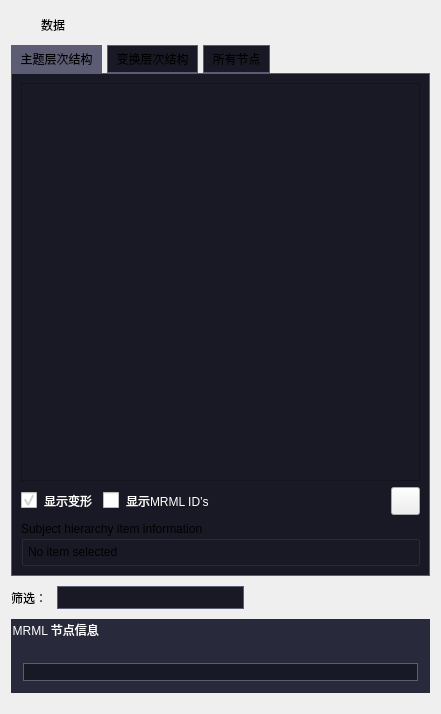
<?xml version="1.0" encoding="UTF-8"?>
<ui version="4.0">
 <class>qSlicerDataModuleWidget</class>
 <widget class="qSlicerWidget" name="qSlicerDataModuleWidget">
  <property name="geometry">
   <rect>
    <x>0</x>
    <y>0</y>
    <width>441</width>
    <height>714</height>
   </rect>
  </property>
  <property name="windowTitle">
   <string>Data</string>
  </property>
  <property name="windowIcon">
   <iconset resource="../qSlicerDataModule.qrc">
    <normaloff>:/Icons/Data.png</normaloff>:/Icons/Data.png</iconset>
  </property>
  <property name="styleSheet">
   <string notr="true">/*
QGroupBox#SubjectHierarchyItemInfoGroupBox,*/
QGroupBox#MRMLNodeInspectorGroupBox{
	
	border: none;
	background: #28293a;
	color: rgb(255, 255, 255);
}


QRadioButton {
    spacing: 5px;
    font: 10pt &quot;Microsoft YaHei&quot;; 
	color: rgb(255, 255, 255);
}
 
QRadioButton::indicator {  
    width: 16px;
    height: 16px;
}
 
QRadioButton::indicator:checked {  
	image: url(:/Icons/RadioButtonSg1.png);
}
 
QRadioButton::indicator:unchecked {  
    image: url(:/Icons/RadioButtonSg.png);
}

QSlider::groove:horizontal {
	border: 1px solid #41507D;
	background: #41507D;
	height:	2px;
	margin: 0px 0;
	left: 5px; right: 5px;
}

QSlider::handle:horizontal {
	border: 0px ;
	width: 10px;
	margin: -7px -7px -7px -7px;
	background: #e6edff;
}

QSlider::add-page:horizontal{
	background: #41507d;
	min-height: 2px;
	max-height: 2px;

}

QSlider::sub-page:horizontal{
	background: #6987d5;
	min-height: 2px;
	max-height: 2px; 
}

QCheckBox {
	color: rgb(255, 255, 255);
    spacing: 7px;/*复选框文本与勾选框的距离*/
}

QCheckBox::indicator {
    width: 16px;/*勾选框的大小*/
    height: 16px;
}
/*勾选框未选中时的图像*/
QCheckBox::indicator:unchecked {
    image: url(:/Icons/CheckBoxImage1.png);
}

/*勾选框选中时的图像*/
QCheckBox::indicator:checked {
    image: url(:/Icons/CheckBoxImage.png);
}

QLineEdit#FilterLineEdit
{
	height: 21px;
	background: #191925;
	border: 1px solid #5c5c74;
}

QWidget{
	font: 10pt &quot;Microsoft YaHei&quot;; 
}

QWidget#widget
{
	background-color: #191925;
	
	border-style:solid;
	border-left-width: 1px;
    border-left-color: #5c5c74;
	border-bottom-width: 1px;
	border-bottom-color: #5c5c74;
	border-top-width: 1px;
    border-top-color: #5c5c74;
	border-right-width: 1px;
	border-right-color: #5c5c74;
	padding:1px;
}
</string>
  </property>
  <layout class="QGridLayout" name="gridLayout_3">
   <property name="spacing">
    <number>10</number>
   </property>
   <item row="4" column="0">
    <widget class="ctkDynamicSpacer" name="DynamicSpacer" native="true">
     <property name="activeSizePolicy" stdset="0">
      <sizepolicy hsizetype="MinimumExpanding" vsizetype="Ignored">
       <horstretch>0</horstretch>
       <verstretch>0</verstretch>
      </sizepolicy>
     </property>
     <property name="inactiveSizePolicy" stdset="0">
      <sizepolicy hsizetype="MinimumExpanding" vsizetype="MinimumExpanding">
       <horstretch>0</horstretch>
       <verstretch>0</verstretch>
      </sizepolicy>
     </property>
     <property name="active" stdset="0">
      <bool>true</bool>
     </property>
    </widget>
   </item>
   <item row="0" column="0">
    <layout class="QHBoxLayout" name="horizontalLayout_6">
     <property name="spacing">
      <number>10</number>
     </property>
     <property name="leftMargin">
      <number>4</number>
     </property>
     <property name="topMargin">
      <number>4</number>
     </property>
     <item>
      <widget class="QLabel" name="label">
       <property name="minimumSize">
        <size>
         <width>16</width>
         <height>16</height>
        </size>
       </property>
       <property name="maximumSize">
        <size>
         <width>16777215</width>
         <height>16</height>
        </size>
       </property>
       <property name="styleSheet">
        <string notr="true">QLabel{
	width: 16;
	height: 16;
	border-image: url(:/Icons/Icons/data.png);
}</string>
       </property>
       <property name="text">
        <string/>
       </property>
      </widget>
     </item>
     <item>
      <widget class="QLabel" name="label_2">
       <property name="styleSheet">
        <string notr="true">QLabel{
	font: 16pt &quot;Microsoft YaHei&quot;;
}</string>
       </property>
       <property name="text">
        <string>数据</string>
       </property>
      </widget>
     </item>
     <item>
      <spacer name="horizontalSpacer_5">
       <property name="orientation">
        <enum>Qt::Horizontal</enum>
       </property>
       <property name="sizeHint" stdset="0">
        <size>
         <width>40</width>
         <height>20</height>
        </size>
       </property>
      </spacer>
     </item>
    </layout>
   </item>
   <item row="3" column="0">
    <widget class="ctkCollapsibleGroupBox" name="MRMLNodeInspectorGroupBox">
     <property name="minimumSize">
      <size>
       <width>0</width>
       <height>0</height>
      </size>
     </property>
     <property name="title">
      <string>MRML 节点信息 </string>
     </property>
     <property name="alignment">
      <set>Qt::AlignLeading|Qt::AlignLeft|Qt::AlignVCenter</set>
     </property>
     <property name="collapsed" stdset="0">
      <bool>false</bool>
     </property>
     <layout class="QGridLayout" name="gridLayout_5">
      <property name="topMargin">
       <number>24</number>
      </property>
      <item row="0" column="0">
       <widget class="QWidget" name="widget" native="true">
        <layout class="QGridLayout" name="gridLayout_2">
         <item row="0" column="0">
          <widget class="qMRMLNodeAttributeTableWidget" name="MRMLNodeAttributeTableWidget" native="true">
           <property name="minimumSize">
            <size>
             <width>0</width>
             <height>0</height>
            </size>
           </property>
          </widget>
         </item>
        </layout>
       </widget>
      </item>
     </layout>
    </widget>
   </item>
   <item row="2" column="0">
    <layout class="QHBoxLayout" name="horizontalLayout_4">
     <property name="spacing">
      <number>10</number>
     </property>
     <property name="rightMargin">
      <number>0</number>
     </property>
     <item>
      <widget class="QLabel" name="FilterLabel">
       <property name="text">
        <string>筛选：</string>
       </property>
      </widget>
     </item>
     <item>
      <widget class="QLineEdit" name="FilterLineEdit">
       <property name="toolTip">
        <string>A case sensitive string to filter nodes, uses all the columns (even if hidden)</string>
       </property>
      </widget>
     </item>
     <item>
      <spacer name="horizontalSpacer_4">
       <property name="orientation">
        <enum>Qt::Horizontal</enum>
       </property>
       <property name="sizeHint" stdset="0">
        <size>
         <width>40</width>
         <height>20</height>
        </size>
       </property>
      </spacer>
     </item>
    </layout>
   </item>
   <item row="1" column="0">
    <widget class="QTabWidget" name="ViewTabWidget">
     <property name="styleSheet">
      <string notr="true">QTableView
{
    alternate-background-color:#e3edf9;
    gridline-color: #5c5c74;
	background: #191925;
	border: 1px solid #5c5c74;
	selection-background-color: #6987d5;
	font: 10pt &quot;Microsoft YaHei&quot;;
	color: rgb(255, 255, 255);
}
 
QHeaderView::section
{
    background: #191925;
	border: 1px solid #5c5c74;
	background-color:transparent
}

QTreeView
{
	background: #191925;
}

QTreeView#SubjectHierarchyTreeView:item{
	alternate-background-color:#e3edf9;
	gridline-color: #5c5c74;
	selection-background-color: #6987d5;
	font: 10pt &quot;Microsoft YaHei&quot;;
	color: rgb(255, 255, 255);
} 

QTreeView#SubjectHierarchyTreeView::item:hover{
	background-color: #6987d5;
} 

QTabWidget:pane{
	background: #191925;
	border: 1px solid #5c5c74;
}

QTabBar::tab{
	height:26px; 
	alignment: center;
	background-color: #191925; 
	margin-right: 5px;padding-left: 5px;padding-right: 5px;
}

QTabBar::tab:selected{
	border:1px solid #5C5C74;
	background: #5c5c74;
}
                        
QTabBar::tab:!selected{
	border-bottom: 1px solid #191925;
	border:1px solid #5C5C74;
	background: #191925;
}

QLabel#SubjectHierarchyItemInfoLabel
{
	font: 10pt &quot;Microsoft YaHei&quot;;
}</string>
     </property>
     <property name="currentIndex">
      <number>0</number>
     </property>
     <widget class="QWidget" name="tabSubject">
      <attribute name="title">
       <string> 主题层次结构 </string>
      </attribute>
      <layout class="QGridLayout" name="gridLayout_4">
       <item row="1" column="0">
        <layout class="QHBoxLayout" name="horizontalLayout">
         <property name="spacing">
          <number>10</number>
         </property>
         <item>
          <widget class="QCheckBox" name="SubjectHierarchyDisplayTransformsCheckBox">
           <property name="text">
            <string>显示变形</string>
           </property>
           <property name="checked">
            <bool>true</bool>
           </property>
          </widget>
         </item>
         <item>
          <widget class="QCheckBox" name="SubjectHierarchyDisplayDataNodeIDsCheckBox">
           <property name="text">
            <string>显示MRML ID’s</string>
           </property>
          </widget>
         </item>
         <item>
          <spacer name="horizontalSpacer">
           <property name="orientation">
            <enum>Qt::Horizontal</enum>
           </property>
           <property name="sizeHint" stdset="0">
            <size>
             <width>40</width>
             <height>20</height>
            </size>
           </property>
          </spacer>
         </item>
         <item>
          <widget class="QToolButton" name="HelpButton">
           <property name="styleSheet">
            <string notr="true">border: none; hover: {border: 1px}; pressed: {border: 1px}</string>
           </property>
           <property name="text">
            <string/>
           </property>
           <property name="icon">
            <iconset resource="../../../SubjectHierarchy/Resources/qSlicerSubjectHierarchyModule.qrc">
             <normaloff>:/Icons/Help.png</normaloff>:/Icons/Help.png</iconset>
           </property>
           <property name="iconSize">
            <size>
             <width>21</width>
             <height>21</height>
            </size>
           </property>
           <property name="toolButtonStyle">
            <enum>Qt::ToolButtonFollowStyle</enum>
           </property>
          </widget>
         </item>
        </layout>
       </item>
       <item row="0" column="0">
        <widget class="qMRMLSubjectHierarchyTreeView" name="SubjectHierarchyTreeView">
         <property name="dragDropMode">
          <enum>QAbstractItemView::InternalMove</enum>
         </property>
         <property name="selectionMode">
          <enum>QAbstractItemView::ExtendedSelection</enum>
         </property>
         <property name="indentation">
          <number>12</number>
         </property>
        </widget>
       </item>
       <item row="2" column="0">
        <widget class="ctkCollapsibleGroupBox" name="SubjectHierarchyItemInfoGroupBox">
         <property name="title">
          <string>Subject hierarchy item information</string>
         </property>
         <property name="collapsed" stdset="0">
          <bool>false</bool>
         </property>
         <layout class="QHBoxLayout" name="horizontalLayout_2">
          <property name="spacing">
           <number>10</number>
          </property>
          <property name="leftMargin">
           <number>4</number>
          </property>
          <property name="topMargin">
           <number>4</number>
          </property>
          <property name="rightMargin">
           <number>4</number>
          </property>
          <property name="bottomMargin">
           <number>4</number>
          </property>
          <item>
           <widget class="QLabel" name="SubjectHierarchyItemInfoLabel">
            <property name="text">
             <string>No item selected</string>
            </property>
            <property name="wordWrap">
             <bool>true</bool>
            </property>
           </widget>
          </item>
         </layout>
        </widget>
       </item>
      </layout>
     </widget>
     <widget class="QWidget" name="tabTransform">
      <attribute name="title">
       <string> 变换层次结构 </string>
      </attribute>
      <layout class="QGridLayout" name="gridLayout_6">
       <item row="1" column="0">
        <layout class="QHBoxLayout" name="horizontalLayout_3">
         <property name="spacing">
          <number>10</number>
         </property>
         <item>
          <widget class="QCheckBox" name="TransformDisplayMRMLIDsCheckBox">
           <property name="text">
            <string>显示MRML ID’s</string>
           </property>
          </widget>
         </item>
         <item>
          <widget class="QCheckBox" name="TransformShowHiddenCheckBox">
           <property name="text">
            <string>显示隐藏的节点</string>
           </property>
          </widget>
         </item>
         <item>
          <spacer name="horizontalSpacer_2">
           <property name="orientation">
            <enum>Qt::Horizontal</enum>
           </property>
           <property name="sizeHint" stdset="0">
            <size>
             <width>40</width>
             <height>20</height>
            </size>
           </property>
          </spacer>
         </item>
        </layout>
       </item>
       <item row="0" column="0">
        <widget class="qMRMLTreeView" name="TransformMRMLTreeView">
         <property name="dragDropMode">
          <enum>QAbstractItemView::InternalMove</enum>
         </property>
         <property name="indentation">
          <number>10</number>
         </property>
         <property name="nodeTypes" stdset="0">
          <stringlist>
           <string>vtkMRMLTransformableNode</string>
          </stringlist>
         </property>
         <property name="minSizeHint" stdset="0">
          <size>
           <width>0</width>
           <height>120</height>
          </size>
         </property>
         <property name="editMenuActionVisible" stdset="0">
          <bool>true</bool>
         </property>
        </widget>
       </item>
      </layout>
     </widget>
     <widget class="QWidget" name="tabAll">
      <attribute name="title">
       <string> 所有节点 </string>
      </attribute>
      <layout class="QGridLayout" name="gridLayout">
       <item row="1" column="0">
        <layout class="QHBoxLayout" name="horizontalLayout_5">
         <property name="spacing">
          <number>10</number>
         </property>
         <item>
          <widget class="QCheckBox" name="AllNodesDisplayMRMLIDsCheckBox">
           <property name="text">
            <string>显示MRML ID’s</string>
           </property>
          </widget>
         </item>
         <item>
          <widget class="QCheckBox" name="AllNodesTransformShowHiddenCheckBox">
           <property name="text">
            <string>显示隐藏的节点</string>
           </property>
          </widget>
         </item>
         <item>
          <spacer name="horizontalSpacer_3">
           <property name="orientation">
            <enum>Qt::Horizontal</enum>
           </property>
           <property name="sizeHint" stdset="0">
            <size>
             <width>40</width>
             <height>20</height>
            </size>
           </property>
          </spacer>
         </item>
        </layout>
       </item>
       <item row="0" column="0">
        <widget class="qMRMLTreeView" name="AllNodesMRMLTreeView">
         <property name="indentation">
          <number>10</number>
         </property>
         <property name="sceneModelType" stdset="0">
          <string/>
         </property>
         <property name="minSizeHint" stdset="0">
          <size>
           <width>0</width>
           <height>120</height>
          </size>
         </property>
         <property name="editMenuActionVisible" stdset="0">
          <bool>true</bool>
         </property>
         <property name="showScene" stdset="0">
          <bool>false</bool>
         </property>
         <property name="showRootNode" stdset="0">
          <bool>true</bool>
         </property>
        </widget>
       </item>
      </layout>
     </widget>
    </widget>
   </item>
  </layout>
 </widget>
 <customwidgets>
  <customwidget>
   <class>qMRMLNodeAttributeTableWidget</class>
   <extends>QWidget</extends>
   <header>qMRMLNodeAttributeTableWidget.h</header>
  </customwidget>
  <customwidget>
   <class>qMRMLTreeView</class>
   <extends>QTreeView</extends>
   <header>qMRMLTreeView.h</header>
   <slots>
    <slot>setSceneModel(int)</slot>
   </slots>
  </customwidget>
  <customwidget>
   <class>qSlicerWidget</class>
   <extends>QWidget</extends>
   <header>qSlicerWidget.h</header>
   <container>1</container>
  </customwidget>
  <customwidget>
   <class>qMRMLSubjectHierarchyTreeView</class>
   <extends>QTreeView</extends>
   <header>qMRMLSubjectHierarchyTreeView.h</header>
  </customwidget>
  <customwidget>
   <class>ctkCollapsibleGroupBox</class>
   <extends>QGroupBox</extends>
   <header>ctkCollapsibleGroupBox.h</header>
   <container>1</container>
  </customwidget>
  <customwidget>
   <class>ctkDynamicSpacer</class>
   <extends>QWidget</extends>
   <header>ctkDynamicSpacer.h</header>
  </customwidget>
 </customwidgets>
 <resources>
  <include location="../../../Annotations/Resources/qSlicerAnnotationModule.qrc"/>
  <include location="../../../SubjectHierarchy/Resources/qSlicerSubjectHierarchyModule.qrc"/>
  <include location="../qSlicerDataModule.qrc"/>
 </resources>
 <connections>
  <connection>
   <sender>qSlicerDataModuleWidget</sender>
   <signal>mrmlSceneChanged(vtkMRMLScene*)</signal>
   <receiver>AllNodesMRMLTreeView</receiver>
   <slot>setMRMLScene(vtkMRMLScene*)</slot>
   <hints>
    <hint type="sourcelabel">
     <x>215</x>
     <y>3</y>
    </hint>
    <hint type="destinationlabel">
     <x>284</x>
     <y>115</y>
    </hint>
   </hints>
  </connection>
  <connection>
   <sender>qSlicerDataModuleWidget</sender>
   <signal>mrmlSceneChanged(vtkMRMLScene*)</signal>
   <receiver>SubjectHierarchyTreeView</receiver>
   <slot>setMRMLScene(vtkMRMLScene*)</slot>
   <hints>
    <hint type="sourcelabel">
     <x>104</x>
     <y>2</y>
    </hint>
    <hint type="destinationlabel">
     <x>176</x>
     <y>84</y>
    </hint>
   </hints>
  </connection>
  <connection>
   <sender>qSlicerDataModuleWidget</sender>
   <signal>mrmlSceneChanged(vtkMRMLScene*)</signal>
   <receiver>TransformMRMLTreeView</receiver>
   <slot>setMRMLScene(vtkMRMLScene*)</slot>
   <hints>
    <hint type="sourcelabel">
     <x>344</x>
     <y>25</y>
    </hint>
    <hint type="destinationlabel">
     <x>314</x>
     <y>127</y>
    </hint>
   </hints>
  </connection>
 </connections>
</ui>
